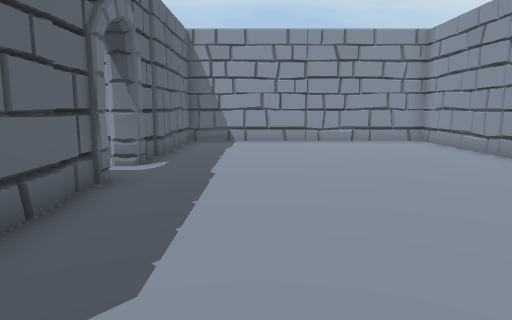
[1] (above)

16 first-person views from a walk through a scene from a Unity 3-D project. The camera is 1.3 m above the floor, tilts 8° down and sees 70° across. The floor is counted in squares, 1 m on a side. Each view is taken from the middle of a square. On the plan, view 1 faces up. The plan holds only what a view shows up to about 15 squares ahead; the rest is blank. The place goes on beyond the plan.

[2]
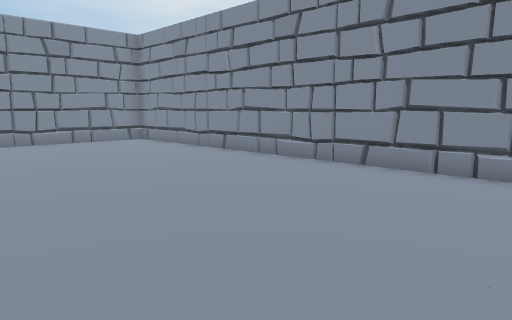

[3]
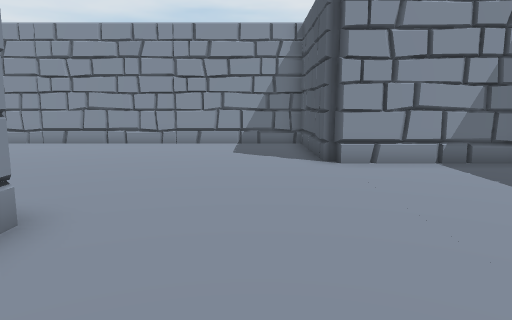

[4]
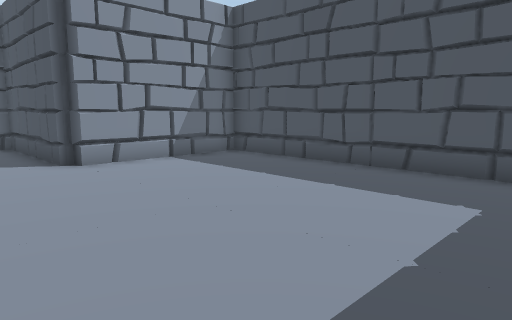

[5]
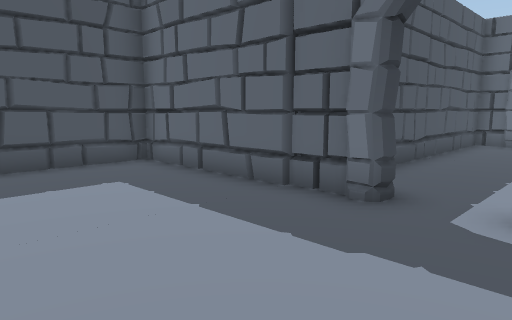

[6]
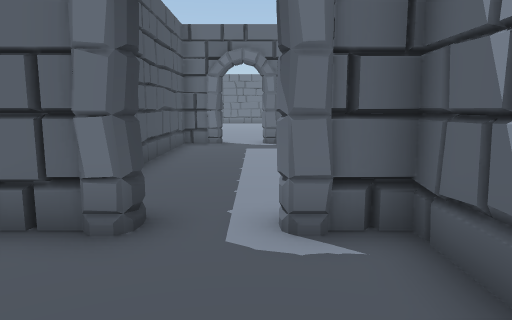

[7]
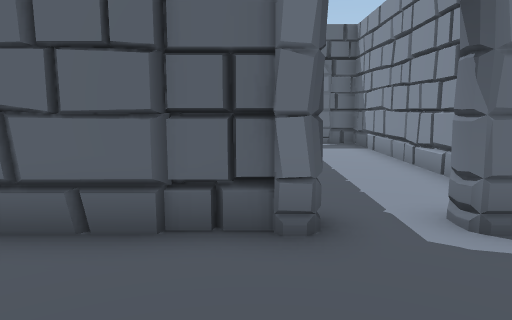

[8]
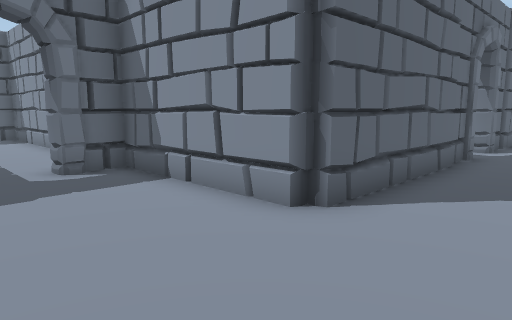

[9]
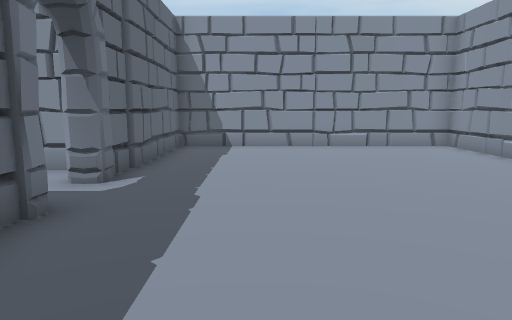

[10]
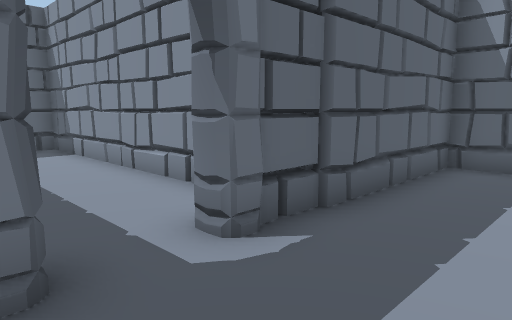

[11]
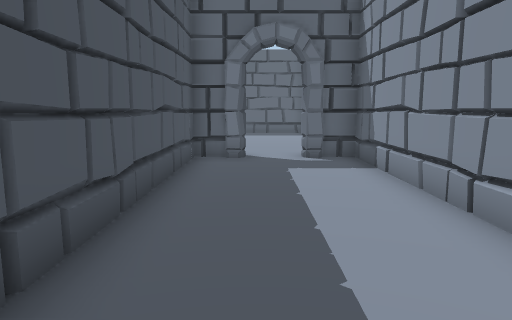

[12]
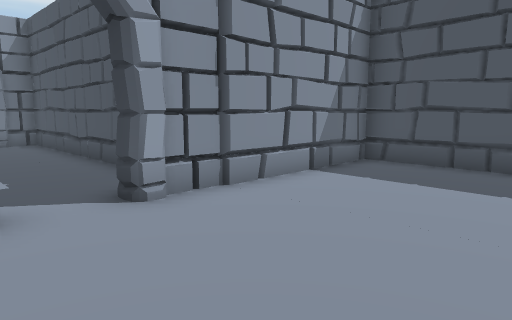

[13]
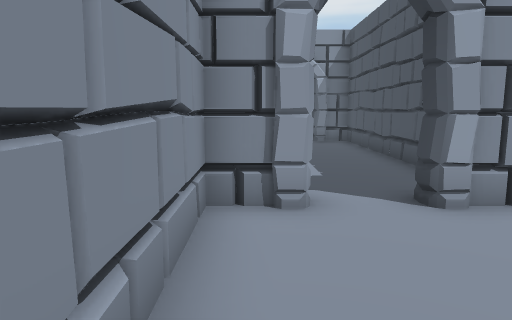

[14]
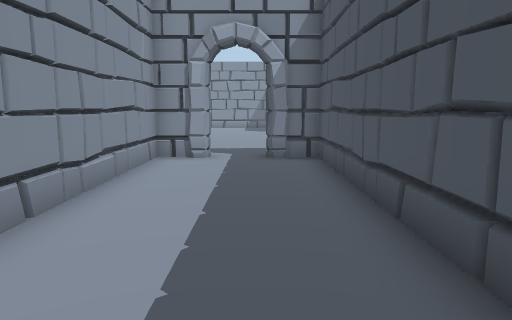

[15]
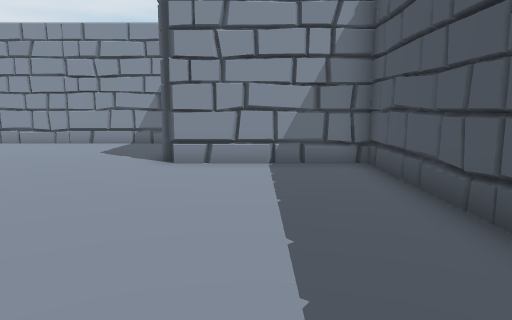

[16]
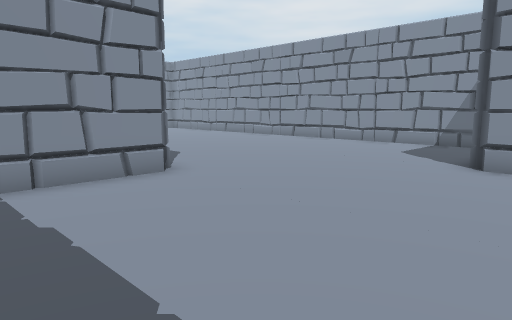

### Floor plan
Points are (right, up) in squares from view 1. A wall is a line through its corners. A room is listed if a view was taken in it or the views show most of it. See-through windows are left out.
Room 1 (views 1, 2, 3, 4, 5, 6, 7, 8, 9, 10, 11, 15, 16)
walls: (-2.7, 5) (-2.7, 0) (-3.1, -0.3) (-7.8, -0.3) (-7.8, -1.7); (-2.7, 6.6) (-2.7, 5.1); (-2.9, 8.2) (-3.1, 8.2); (-6.6, -0.1) (-6.9, -0.6); (-2.6, 10.1) (-2.9, 9.9) (-2.9, 8.2) (-3.4, 8.3); (-7.8, -1.8) (-8.2, -1.7); (-8.2, -3.2) (-7.8, -3.3); (-8.2, -3.3) (-7.8, -3.2) (-7.8, -9.7) (1.7, -9.7) (1.7, -5.1) (2, -4.7) (6.7, -4.7) (6.7, 14.7) (-2.7, 14.7) (-2.7, 8.2); (-8, -4.7) (-7.7, -5.1); (-1.6, 14.9) (-1.8, 14.4)
low walls: (-7.8, -1.7) (-8.2, -1.8)
ways out: opening at (-8, -2.5) to room 3; opening at (-3, 7.5) to room 4
Room 2 (views 12, 13)
walls: (-13.2, 8.3) (-13.2, 9.7) (-17.1, 9.7); (-16.5, 0.3) (-13.2, 0.3) (-13.2, 6.8)
ways out: opening at (-13, 7.5) to room 4
Room 3 (view 14)
walls: (-17.8, -3.4) (-17.8, -4.7) (-8, -4.7); (-8.2, -1.8) (-8.2, -0.3) (-17.8, -0.3) (-17.8, -1.6); (-8.2, -4.7) (-8.2, -3.3)
ways out: opening at (-8, -2.5) to room 1
Room 4 (no view inside)
walls: (-11.6, 9.8) (-11.9, 9.4); (-3.7, 9.7) (-12.8, 9.7) (-12.8, 8.2); (-12.8, 6.6) (-12.8, 5.3) (-3.2, 5.3) (-3.2, 6.6); (-13, 6.7) (-13, 6.7) (-13, 6.7) (-13, 6.7)
ways out: opening at (-3, 7.5) to room 1; opening at (-13, 7.5) to room 2

Positions as (right, up) in squares from view 1, and headings:
1: (0, 0), facing up
2: (-1, 0), facing up-right
3: (-7, -3), facing right
4: (-7, -2), facing down-right
5: (-3, -1), facing down-left
6: (-4, -2), facing left
7: (-4, -4), facing left
8: (0, -4), facing up-left
9: (0, 2), facing up
10: (0, 6), facing up-left
11: (-3, 7), facing left
12: (-18, 9), facing down-right
13: (-18, 9), facing right
14: (-18, -3), facing right
15: (-7, -7), facing right
16: (-7, -7), facing up-right
